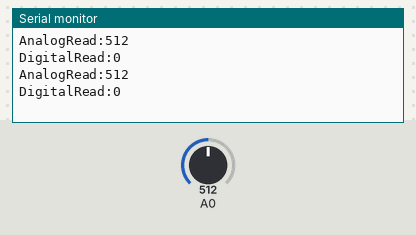
A sketch run on a simulated Arduino Uno, built with avr-gcc and run on an emulated ATmega328P. On the bench: the last lines printed to the serial monitor. The test bench sets the inputs (shaded band); at power-on: A0 = 512.

Above: at 3.8 s.
3.9 s: A0 set to 716
At 6.9 s:
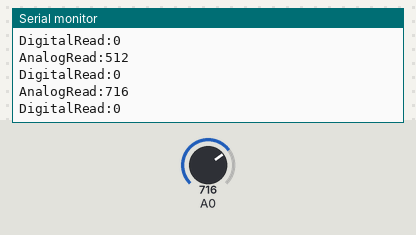
7.8 s: A0 set to 900
At 10.4 s:
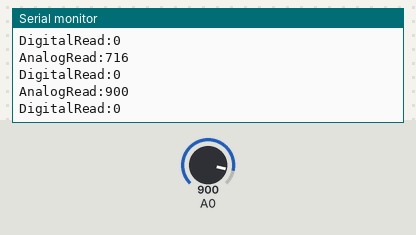
Timing chart, 0 to 11.9 s (numbered marks = the images above; inputs shaded):
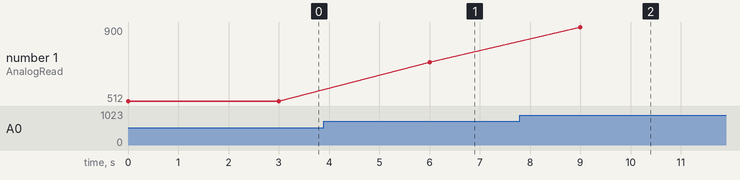

The sketch:

SoilMoistureAnalog.ino
```cpp
    const int VAL_PROBE = 0; // Analog pin 0
    const int MOISTURE_LEVEL = 250; // the value after the LED goes ON

    #define LEDSTATE 13
    #define SOIL_MOISTURE_POWER_PIN 16

    void setup() {
        Serial.begin(9600);
        pinMode(16, OUTPUT);
    }

    void LedState(int state) {
        digitalWrite(LEDSTATE, state);
    }

    void loop() {
      digitalWrite(SOIL_MOISTURE_POWER_PIN, HIGH);
        int analogMoisture = analogRead(VAL_PROBE);
      int digitalMoisture = digitalRead(VAL_PROBE);

        Serial.print("AnalogRead:");Serial.println(analogMoisture);
        Serial.print("DigitalRead:");Serial.println(digitalMoisture);

      digitalWrite(SOIL_MOISTURE_POWER_PIN, LOW);

        if(analogMoisture > MOISTURE_LEVEL) {
            LedState(HIGH);
        } else   {
            LedState(LOW);
        }
        delay(3000);
    }
```

Measured:
- after the input at 3.9 s, the serial monitor: prints a new line after 2.1 s (image 1)
- after the input at 7.8 s, the serial monitor: prints a new line after 1.2 s (image 2)
- plotted number 1: 512 → 716 after the input at 3.9 s, 716 → 900 after the input at 7.8 s
